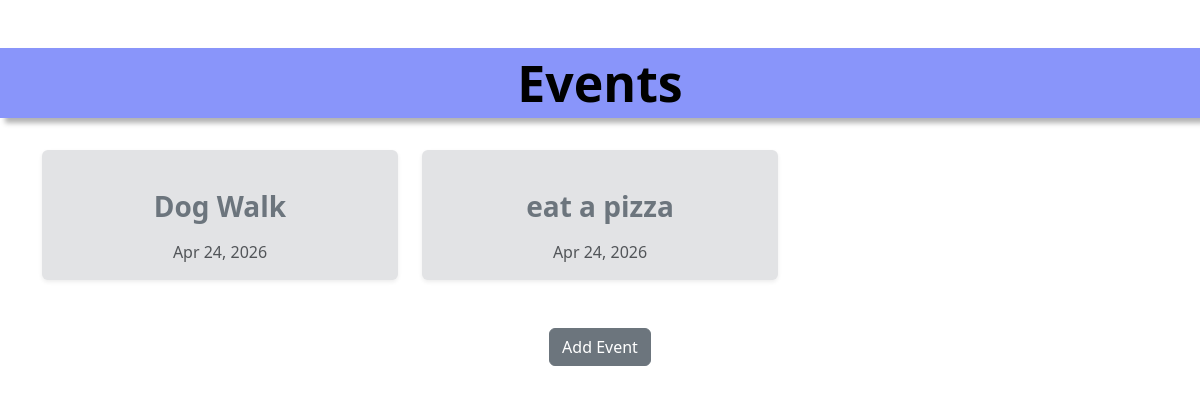
The app's page /, older data.
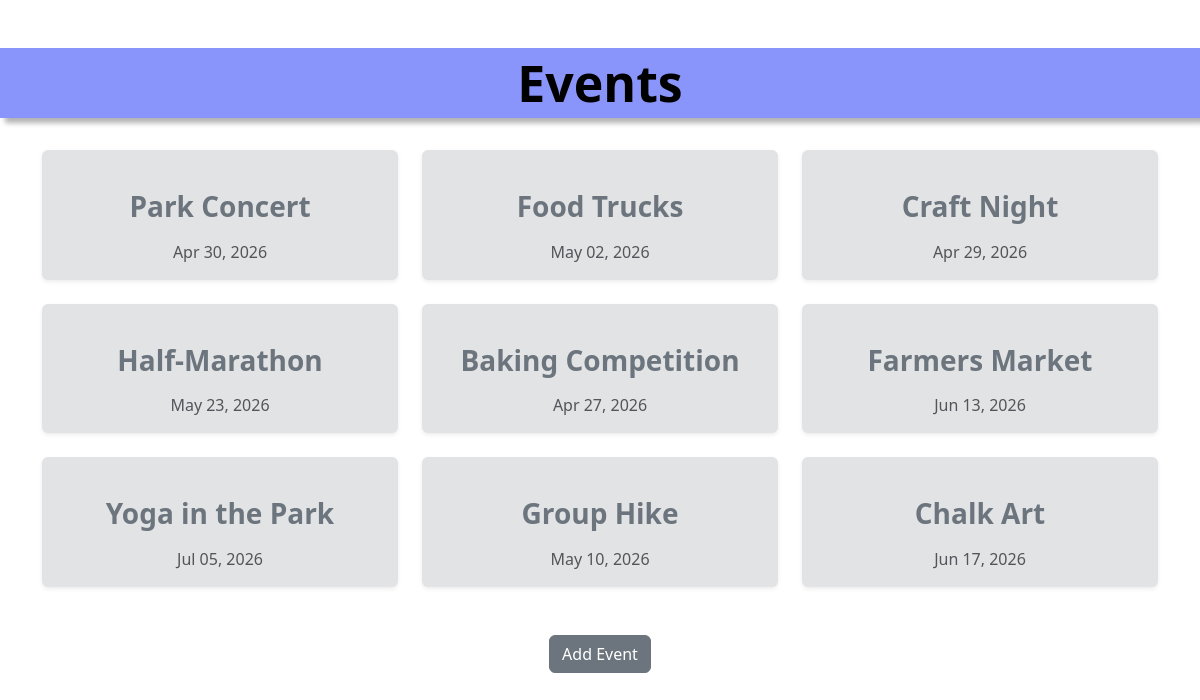
The same page, newer data.
### eventapp/models.py (models this page shows, shortened)
class Event(models.Model):
    title = models.CharField(max_length = 100)
    description = models.CharField(max_length = 250)
    location = models.CharField(max_length = 100)
    datetime = models.DateTimeField()
    image = models.ImageField(upload_to='event_images/',
        default='event_images/party.jpg',
        blank = True)
    image_url = models.URLField(default = "https://res.cloudinary.com/dlvyzkknx/image/upload/v1776997098/calendar_cchd5s.png", blank=True)

### eventapp/views.py (the view)
# urls.py: path("", AllEvents.as_view(), name = "allEvents" ),
class AllEvents(ListView):
    model = Event
    template_name = "eventapp/events.html"
    context_object_name = "events"

### eventapp/templates/eventapp/events.html (shortened to what this page needs)
{% load static %}
<!DOCTYPE html>
<html lang="en">
<head>
    <link href = "{% static 'eventapp/style.css' %}" rel = "stylesheet">
    <link href="https://cdn.jsdelivr.net/npm/bootstrap@5.3.8/dist/css/bootstrap.min.css" rel="stylesheet">
</head>
<body>
    <h2  class="text-center mt-5 mb-2 fw-bold w-100" id = "title">Events</h2>
    <br>
<div class = "container">
    <div class = "row">
    {%for event in events%}
     <div class="col-md-4 mb-4">
            <div class="card h-100 bg-secondary-subtle shadow-sm border-0">
                <a href="{% url 'details' event.pk %}"> <img src = "{{event.image_url}}" width="400px"></a>
            <div class="card-body text-center">
                <h3 class="text-center mb-3 fw-semibold text-secondary">{{ event.title }}</h3>
   <p class = "text-muted mb-0">
        {{ event.datetime|date:"M d, Y" }}
   </p>
   </div>
   </div>
   </div>
    {%endfor%}
    </div>
    <div class="text-center mt-4">
    <a href = "{% url 'form' %}" class = "btn btn-secondary">Add Event</a>
    </div>
        </div>
</body>
</html>

### eventapp/static/eventapp/style.css (style rules this page uses)
body { width: 100%; background-color: gray; align-content: center; }
#title { font-size: 50px; color:black; background-color: rgb(137, 149, 250); text-align: center; padding: 5px; width: 100%; box-shadow: 5px 5px 5px rgba(0,0,0,0.3); }

Row changes from the older to the newer data that the page shows:
removed Event: title "Dog Walk", datetime "Apr 24, 2026"
removed Event: title "eat a pizza", datetime "Apr 24, 2026"
added Event: title "Park Concert", datetime "Apr 30, 2026"
added Event: title "Food Trucks", datetime "May 02, 2026"
added Event: title "Craft Night", datetime "Apr 29, 2026"
added Event: title "Half-Marathon", datetime "May 23, 2026"
added Event: title "Baking Competition", datetime "Apr 27, 2026"
added Event: title "Farmers Market", datetime "Jun 13, 2026"
added Event: title "Yoga in the Park", datetime "Jul 05, 2026"
added Event: title "Group Hike", datetime "May 10, 2026"
added Event: title "Chalk Art", datetime "Jun 17, 2026"
